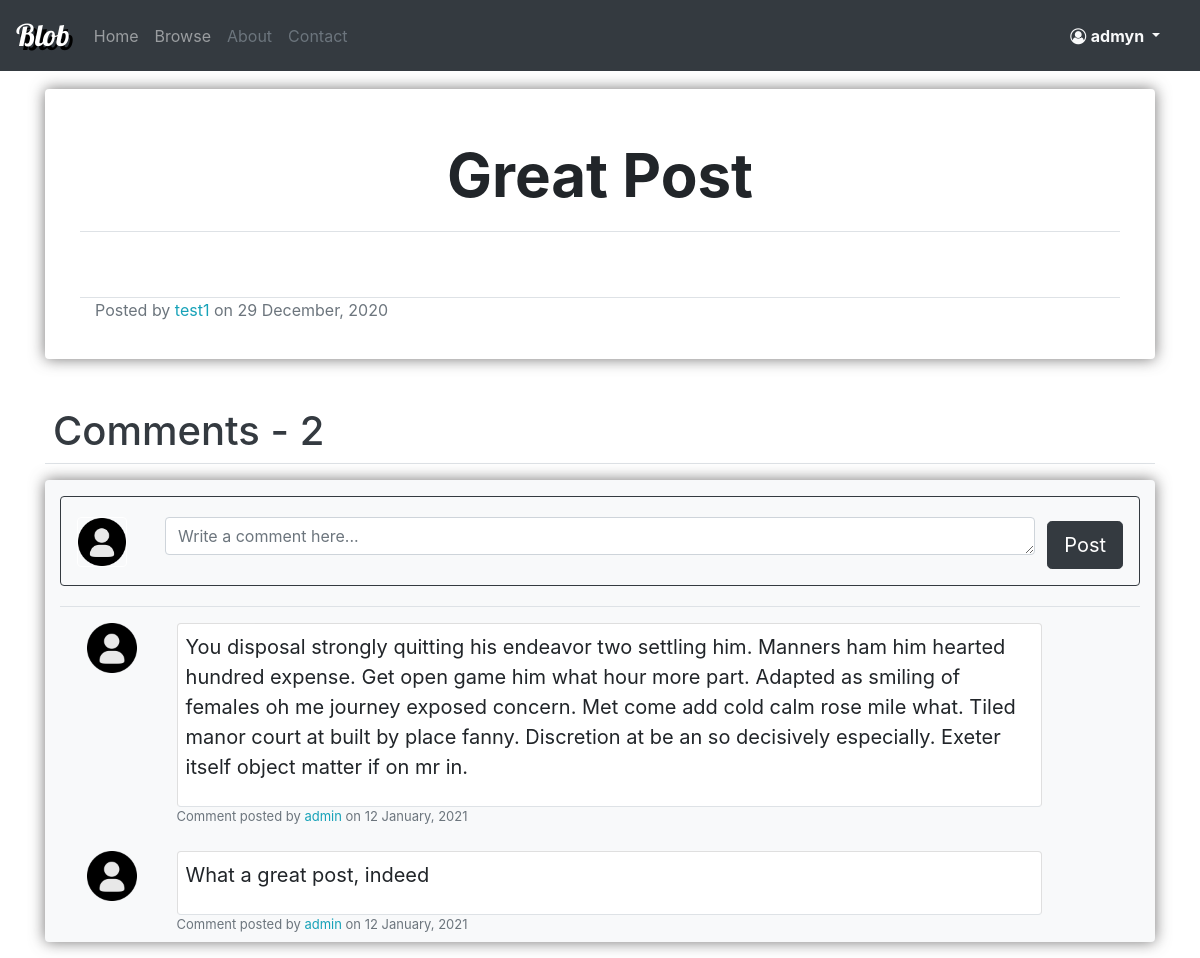
Page /post/4/ (signed in) on the committed database.
### blog/models.py (models this page shows, shortened)
class Post(models.Model):
    title = models.CharField(max_length = 100)
    content = tinymce_models.HTMLField()
    date = models.DateTimeField(default=timezone.now)
    author = models.ForeignKey(User, on_delete=models.CASCADE)

class Comment(models.Model):
    author = models.ForeignKey(User, on_delete=models.CASCADE)
    post = models.ForeignKey(Post, on_delete=models.CASCADE)
    content = models.TextField()
    date = models.DateTimeField(default=timezone.now)

### account/models.py (models this page shows, shortened)
class Profile(models.Model):
    user = models.OneToOneField(User, on_delete=models.CASCADE)
    picture = models.ImageField(default=DEFAULT_PICTURE, upload_to=PROFILE_PICTURES_LOCATION)
    info = models.TextField(default="No info was provided", blank=True, null=True)
    def get_picture(self):
        if os.path.exists(self.picture.path):
            return self.picture.url
        return DEFAULT_PICTURE_URL

### blog/views/post_views.py (the view)
# urls.py: path('post/<int:pk>/', views.post_view, name='blog-post-view'),
def post_view(request, pk):
    found_post = get_object_or_404(Post, pk=pk)
    comments = Comment.objects.filter(post=found_post).order_by("-date")
    if request.method == "POST":
        comment_form = CommentCreationForm(request.POST)
        if comment_form.is_valid():
            created_comment = comment_form.save(commit=False)
            created_comment.author = request.user
            created_comment.post = found_post
            created_comment.save()
            return redirect(request.path)
    else:
        comment_form = CommentCreationForm()
    context = {
        "post": found_post,
        "comments": comments,
        "form": comment_form,
        "comments_count": comments.count(),
        "title": found_post.title,
    }
    return render(request, "blog/posts/post_view.html", context)

### blog/forms.py
class CommentCreationForm(forms.ModelForm):
    class Meta:
        model = Comment
        fields = ["content"]
        widgets = {
            'content': forms.Textarea(attrs={'rows': 1, 'placeholder':'Write a comment here...','class':'form-control'}),
        }

### blog/templates/blog/posts/post_view.html (shortened to what this page needs)
{% extends "blog/basic.html" %}
{% load crispy_forms_tags %}
{% block dependencies %}
    {% load static %}
    <link rel="stylesheet" type="text/css" href="{% static 'blog/postStyle.css' %}">
{% endblock dependencies %}
{% block content_big %}
    <div class="post-detail rounded">
        <div class="row mb-5 border-bottom ">
            <div class="col-md">
                <h1 class="post-title">
                    {{ post.title }}
                </h1>
            </div>
        </div>
        <div class="row">
            <div class="col-md ">
            </div>
        </div>
        <div class="row border-bottom mt-3">
        </div>
        <div class="row">
            <div class="col-md">
                <div class="text-muted">
                    Posted by <a href="{% url 'account-profile-inspect' post.author.id %}" class="text-info"> {{ post.author.username }} </a> on
                    {{ post.date|date:"d F, Y" }}
                </div>
            </div>
        </div>
        <div class="row mt-3">
            <div class="col-md">
            </div>
        </div>
    </div>
    <div class="mt-5 border-bottom">
        <h1 class="text-dark ml-2 ">Comments - <span class="" > {{ comments_count }}</span> </h1>
    </div>
    <div class="post-comment-section mt-3 container bg-light rounded">
        <div class="row mt-2 ">
            <div class="col-md">
                {% if user.is_authenticated %}
                    <div class="col-md mt-3 mb-3 rounded border border-dark p-2">
                        <form method="post" class="mt-1 " >
                            <div class="form-row  p-2">
                                <div class="col-md-1">
                                    <img class="rounded border border-white" src="{{ user.profile.get_picture }}" width="50" height="50" alt="Picture">
                                </div>
                                <div class="col-md">
                                    <fieldset class="">
                                        {{ form.content }}
                                    </fieldset>
                                </div>
                                <div class="col-md-1">
                                    <fieldset class="">
                                        <button class="btn btn-dark btn-lg mt-1 pull-right" type="submit"> Post </button>
                                    </fieldset>
                                </div>
                            </div>
                        </form>
                    </div>
                {% else %}
                    <div class="col-md mt-3 mb-3 rounded border border-dark p-2 text-center">
                        <h4>
                            You have to be <a href="{% url 'login' %}?next={{ request.path }}" class="text-info">logged in</a>  to comment.
                        </h4>
                    </div>
                {% endif %}
            </div>
        </div>
        <div class="mt-1 border-top">
            {% for comment in comments %}
                <div class="row mt-2 p-2 ml-1 ">
                    <div class="col-md-1">
                        <img class="rounded" src="{{ comment.author.profile.get_picture }}" width="50" height="50" alt="Picture">
                    </div>
                    <div class="col-md">
                        <div class="card comment-content border-bottom p-2 bg-white rounded ">
                            <div style="word-break: break-word;">
                                <p class="text-break">
                                    {{ comment.content }}
                                </p>
                            </div>
                        </div>
                        <div class="text-muted comment-detail">
                            Comment posted by <a href="{% url 'account-profile-inspect' comment.author.id %}" class="text-info">{{ comment.author.username }}</a> on {{ comment.date|date:"d F, Y"}}
                        </div>
                    </div>
                    <div class="col-md-1">
                    </div>
                </div>
            {% endfor %}
        </div>
    </div>
{% endblock content_big %}

### blog/templates/blog/basic.html (shortened to what this page needs)
<!DOCTYPE html>
<html lang="en">
<head>
    <link rel="stylesheet" href="https://maxcdn.bootstrapcdn.com/bootstrap/4.0.0/css/bootstrap.min.css">
    <link rel="stylesheet" href="https://cdnjs.cloudflare.com/ajax/libs/font-awesome/4.7.0/css/font-awesome.min.css">
    {% load static %}
    <link rel="stylesheet" type="text/css" href="{% static 'blog/basicStyle.css' %}">
    {% block dependencies %}
    {% endblock dependencies %}
</head>
<body>
    <nav class="navbar navbar-expand-lg navbar-dark bg-dark">
        <a class="navbar-brand brand-name" href="{% url 'blog-home' %}">Blob</a>
        <div class="collapse navbar-collapse" id="navbarNav">
          <ul class="navbar-nav mr-auto">
            <li class="nav-item">
              <a class="nav-link" href="{% url 'blog-home' %}">Home</a>
            </li>
            <li class="nav-item">
              <a class="nav-link" href="{% url 'blog-browse' %}">Browse</a>
            </li>
            <li class="nav-item">
              <a class="nav-link text-muted" href="#">About</a>
            </li>
            <li class="nav-item">
              <a class="nav-link text-muted" href="#">Contact</a>
            </li>
          </ul>
          <ul class="navbar-nav mr-3 ">
            {% if user.is_authenticated %}
            <li class="nav-item dropdown ">
              <a class="nav-link dropdown-toggle text-light" href="#" id="navbarDropdown" role="button" data-toggle="dropdown" aria-haspopup="true" aria-expanded="false">
                <i class="fa fa-user-circle-o " aria-hidden="true"></i>
                <b> {{ user.username }} </b>
              </a>
            </li>
            {% endif %}
          </ul>
        </div>
      </nav>
    <div class="container mt-3">
        <div class="row">
            <div class="col md-8">
            </div>
        </div>
        <div class="row">
            <div class="col-md-2"></div>
            <div class="col-md-6">
            </div>
        </div>
        <div class="row">
          <div class="col-md">
              {% block content_big %}
              {% endblock content_big %}
          </div>
        </div>
    </div>
</body>
</html>

### blog/static/blog/basicStyle.css (style rules this page uses)
.brand-name { font-family: "Lobster"; font-size: 30px; color: white; text-shadow: 4px 4px #000; }

### blog/static/blog/postStyle.css (style rules this page uses)
.post-detail { box-shadow: 0px 0px 15px rgba(83, 82, 82, 0.795); padding-left: 50px; padding-right: 50px; padding-top: 50px; padding-bottom: 20px; }
.post-title { margin-bottom: 20px; font-size: 60px; font-weight: bold; text-align: center; }
.post-comment-section { box-shadow: 0px 0px 15px rgba(83, 82, 82, 0.795); }
.comment-content { font-size: 20px; }
.comment-detail { font-size: small; }

### rows in the picture
Post: title "Great Post", author.username "test1", date "29 December, 2020"
Comment: content "You disposal strongly quitting his endeavor two settling him. Manners ham him hearted hundred expense. Get open game him what hour more part. Adapted as smiling of females oh me journey exposed concern. Met come add cold calm rose mile what. Tiled manor court at built by place fanny. Discretion at be an so decisively especially. Exeter itself object matter if on mr in.", author.username "admin", date "12 January, 2021"
Comment: content "What a great post, indeed", author.username "admin", date "12 January, 2021"

### other values in the picture
{{ user.username }} "admyn"
{{ comments_count }} "2"
